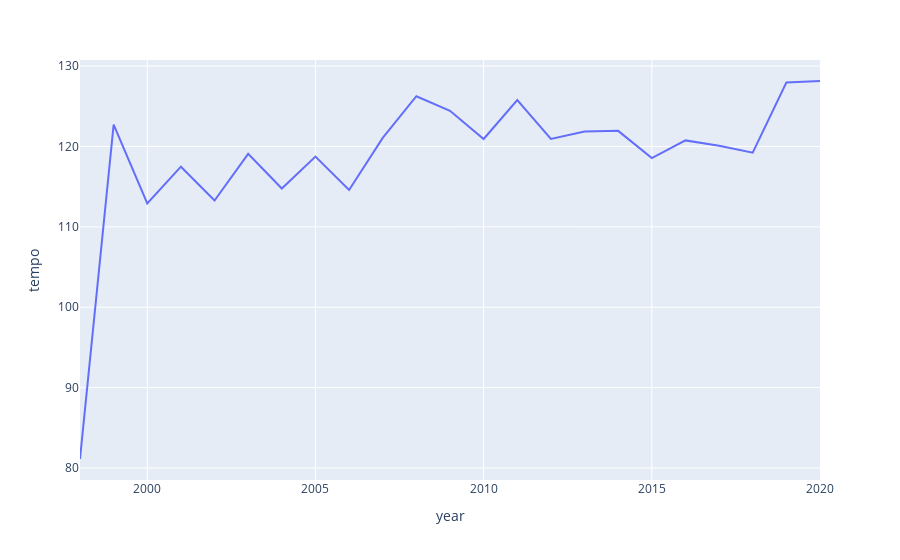

The cell this chart's notebook holds for it:
### Code cell
fig = px.line(df_year, x = 'year', y = 'tempo')
fig.show()

### Figure 1 — Plotly figure (JSON) as saved in the notebook; plotly's stock layout.template omitted (floating-point values rounded to 4 significant figures)
{"data": [{"hovertemplate": "year=%{x}<br>tempo=%{y}<extra></extra>", "legendgroup": "", "line": {"color": "#636efa", "dash": "solid"}, "marker": {"symbol": "circle"}, "mode": "lines", "name": "", "orientation": "v", "showlegend": false, "type": "scatter", "x": [1998, 1999, 2000, 2001, 2002, 2003, 2004, 2005, 2006, 2007, 2008, 2009, 2010, 2011, 2012, 2013, 2014, 2015, 2016, 2017, 2018, 2019, 2020], "xaxis": "x", "y": [81.12, 122.7, 112.9, 117.5, 113.3, 119.1, 114.8, 118.7, 114.6, 121.1, 126.3, 124.4, 120.9, 125.8, 120.9, 121.9, 121.9, 118.6, 120.8, 120.1, 119.2, 128.0, 128.1], "yaxis": "y"}], "layout": {"legend": {"tracegroupgap": 0}, "margin": {"t": 60}, "xaxis": {"anchor": "y", "domain": [0, 1], "title": {"text": "year"}}, "yaxis": {"anchor": "x", "domain": [0, 1], "title": {"text": "tempo"}}}}
